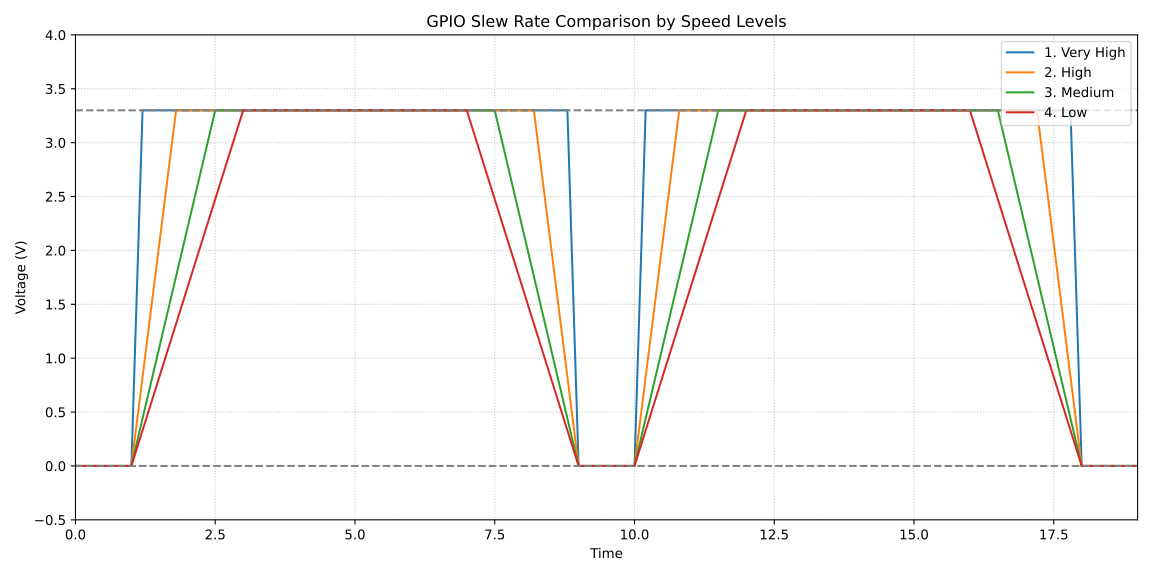

Reproduce this figure in Python.
import matplotlib.pyplot as plt

plt.figure(figsize=(12, 6))

# 1. Very High Speed
t_vhigh = [0, 1, 1.2, 8.8, 9, 10, 10.2, 17.8, 18, 19]
v_vhigh = [0, 0, 3.3, 3.3, 0, 0, 3.3, 3.3, 0, 0]

# 2. High Speed
t_high = [0, 1, 1.8, 8.2, 9, 10, 10.8, 17.2, 18, 19]
v_high = [0, 0, 3.3, 3.3, 0, 0, 3.3, 3.3, 0, 0]

# 3. Medium Speed
t_med = [0, 1, 2.5, 7.5, 9, 10, 11.5, 16.5, 18, 19]
v_med = [0, 0, 3.3, 3.3, 0, 0, 3.3, 3.3, 0, 0]

# 4. Low Speed
t_low = [0, 1, 3, 7, 9, 10, 12, 16, 18, 19]
v_low = [0, 0, 3.3, 3.3, 0, 0, 3.3, 3.3, 0, 0]

plt.plot(t_vhigh, v_vhigh, label="1. Very High")
plt.plot(t_high, v_high, label="2. High")
plt.plot(t_med, v_med, label="3. Medium")
plt.plot(t_low, v_low, label="4. Low")

plt.title("GPIO Slew Rate Comparison by Speed Levels")
plt.xlabel("Time")
plt.ylabel("Voltage (V)")
plt.ylim(-0.5, 4.0)
plt.xlim(0.0, 19.0)
plt.axhline(0, color="gray", linestyle="--")
plt.axhline(3.3, color="gray", linestyle="--")
plt.legend(loc="upper right")
plt.grid(True, linestyle=":", alpha=0.7)

plt.tight_layout()
plt.savefig("gpio-slew-rate-slopes-compared.svg", dpi=300)
plt.show()
